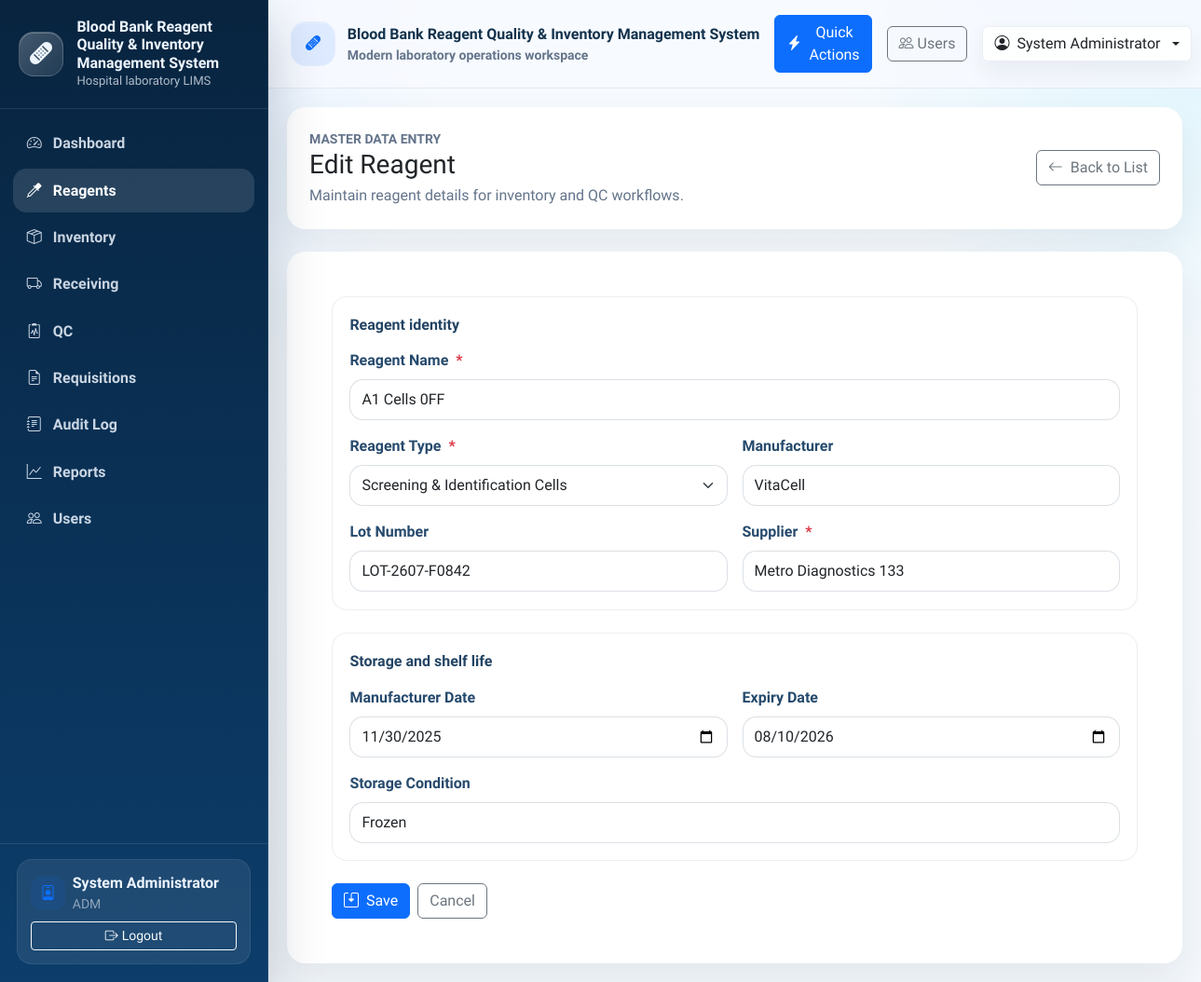
Page /reagents/edit/13 (signed in) on the committed database.
### tables this page shows
CREATE TABLE User (
    user_id INTEGER PRIMARY KEY AUTOINCREMENT,
    username TEXT NOT NULL UNIQUE,
    password_hash TEXT NOT NULL,
    full_name TEXT NOT NULL,
    email TEXT UNIQUE,
    role TEXT NOT NULL DEFAULT 'staff',
    is_active INTEGER NOT NULL DEFAULT 1 CHECK (is_active IN (0, 1)),
    created_at TEXT NOT NULL DEFAULT CURRENT_TIMESTAMP,
    updated_at TEXT
);

CREATE TABLE Reagent (
    reagent_id INTEGER PRIMARY KEY AUTOINCREMENT,
    reagent_code TEXT NOT NULL UNIQUE,
    reagent_name TEXT NOT NULL,
    supplier_id INTEGER,
    manufacturer TEXT,
    category TEXT,
    unit_of_measure TEXT NOT NULL,
    storage_condition TEXT,
    critical_level INTEGER NOT NULL DEFAULT 0,
    is_active INTEGER NOT NULL DEFAULT 1 CHECK (is_active IN (0, 1)),
    created_at TEXT NOT NULL DEFAULT CURRENT_TIMESTAMP,
    updated_at TEXT, reagent_type TEXT, lot_number TEXT, manufacturer_date TEXT, expiry_date TEXT, supplier TEXT, minimum_level REAL NOT NULL DEFAULT 0,
    FOREIGN KEY (supplier_id) REFERENCES Supplier(supplier_id)
        ON UPDATE CASCADE
        ON DELETE SET NULL
);

### controller.py (the view, shortened to what this page needs)
    @app.route("/reagents/edit/<int:reagent_id>", methods=("GET", "POST"))
    @login_required
    @role_required("ADM")
    def reagent_edit(reagent_id):
        reagent = model.get_reagent(reagent_id)
        if reagent is None:
            flash("Reagent not found.", "warning")
            return redirect(url_for("reagent_list"))
        form = ReagentForm()
        form.reagent_type.choices = reagent_type_choices(reagent["reagent_type"])
        if request.method == "GET":
            form.reagent_name.data = reagent["reagent_name"]
            form.reagent_type.data = reagent["reagent_type"]
            form.manufacturer.data = reagent["manufacturer"]
            form.lot_number.data = reagent["lot_number"]
            form.manufacturer_date.data = date.fromisoformat(reagent["manufacturer_date"]) if reagent["manufacturer_date"] else None
            form.expiry_date.data = date.fromisoformat(reagent["expiry_date"]) if reagent["expiry_date"] else None
            form.storage_condition.data = reagent["storage_condition"]
            form.supplier.data = reagent["supplier"]
        return view.render_reagent_form(form=form, form_title="Edit Reagent")

### templates/reagents/form.html (shortened to what this page needs)
{% extends "base.html" %}
{% import "_macros.html" as ui %}
{% block content %}
<div class="row justify-content-center">
  <div class="col-12 col-xxl-10">
    <div class="card border-0 mb-4">
      <div class="card-body p-4">
        <div class="d-flex flex-column flex-md-row justify-content-between align-items-md-center gap-3">
          <div>
            <div class="small text-uppercase text-muted fw-semibold">Master data entry</div>
            <h1 class="h3 mb-1">{{ form_title }}</h1>
            <p class="text-muted mb-0">Maintain reagent details for inventory and QC workflows.</p>
          </div>
          <a class="btn btn-outline-secondary" href="{{ url_for('reagent_list') }}">
            <i class="bi bi-arrow-left me-2"></i>Back to List
          </a>
        </div>
      </div>
    </div>
    <div class="card border-0">
      <div class="card-body p-4 p-lg-5">
        <form method="post" novalidate>
          <div class="form-section mb-4">
            <div class="form-section-title">Reagent identity</div>
            <div class="row g-3">
              {{ ui.render_field(form.reagent_name, wrapper_class="col-12", placeholder="Enter reagent name") }}
              {{ ui.render_select(form.reagent_type, wrapper_class="col-md-6") }}
              {{ ui.render_field(form.manufacturer, wrapper_class="col-md-6", placeholder="Manufacturer") }}
              {{ ui.render_field(form.lot_number, wrapper_class="col-md-6", placeholder="Lot number") }}
              {{ ui.render_field(form.supplier, wrapper_class="col-md-6", placeholder="Supplier name") }}
            </div>
          </div>
          <div class="form-section mb-4">
            <div class="form-section-title">Storage and shelf life</div>
            <div class="row g-3">
              {{ ui.render_date(form.manufacturer_date, wrapper_class="col-md-6") }}
              {{ ui.render_date(form.expiry_date, wrapper_class="col-md-6") }}
              {{ ui.render_field(form.storage_condition, wrapper_class="col-12", placeholder="Storage condition") }}
            </div>
          </div>
          <div class="d-flex flex-wrap gap-2">
            <button type="submit" class="btn btn-primary">
              <i class="bi bi-save2 me-2"></i>Save
            </button>
            <a class="btn btn-outline-secondary" href="{{ url_for('reagent_list') }}">Cancel</a>
          </div>
        </form>
      </div>
    </div>
  </div>
</div>
{% endblock %}

### templates/base.html (shortened to what this page needs)
<!doctype html>
<html lang="en">
<head>
  <link href="https://cdn.jsdelivr.net/npm/bootstrap@5.3.3/dist/css/bootstrap.min.css" rel="stylesheet">
  <link href="https://cdn.jsdelivr.net/npm/bootstrap-icons@1.11.3/font/bootstrap-icons.min.css" rel="stylesheet">
  <link href="https://cdn.datatables.net/1.13.8/css/dataTables.bootstrap5.min.css" rel="stylesheet">
  <link href="https://cdn.datatables.net/buttons/2.4.2/css/buttons.bootstrap5.min.css" rel="stylesheet">
  <link href="{{ url_for('static', filename='css/app.css') }}" rel="stylesheet">
</head>
<body class="app-shell">
  {% include "navbar.html" %}
  <div class="app-main">
    <header class="topbar">
      <div class="topbar-inner container-fluid py-3 px-3 px-lg-4 d-flex align-items-center justify-content-between gap-3">
        <div class="d-flex align-items-center gap-3 min-w-0">
          <div class="topbar-title min-w-0">
            <div class="brand-mark bg-soft-primary">
              <i class="bi bi-bandaid-fill"></i>
            </div>
            <div class="min-w-0">
              <div class="text-truncate">Blood Bank Reagent Quality & Inventory Management System</div>
              <div class="small text-muted">Modern laboratory operations workspace</div>
            </div>
          </div>
        </div>
        <div class="d-flex align-items-center gap-2 gap-lg-3">
          {% if g.user %}
            <button class="btn btn-primary d-none d-md-inline-flex align-items-center gap-2" data-bs-toggle="modal" data-bs-target="#quickActionsModal">
              <i class="bi bi-lightning-charge-fill"></i>
              Quick Actions
            </button>
            {% if g.user.role == 'ADM' %}
              <a class="btn btn-outline-secondary d-none d-md-inline-flex" href="{{ url_for('register') }}">
                <i class="bi bi-people me-1"></i>Users
              </a>
            {% endif %}
            <div class="dropdown">
              <button class="btn user-chip dropdown-toggle d-flex align-items-center gap-2" data-bs-toggle="dropdown" aria-expanded="false">
                <i class="bi bi-person-circle"></i>
                <span class="d-none d-md-inline">{{ g.user.full_name or g.user.username }}</span>
              </button>
            </div>
          {% else %}
            <a class="btn btn-outline-primary" href="{{ url_for('login') }}">
              <i class="bi bi-box-arrow-in-right me-1"></i>Login
            </a>
          {% endif %}
        </div>
      </div>
    </header>
    <main class="content">
      {% block content %}{% endblock %}
    </main>
  </div>
  <div class="toast-container position-fixed top-0 end-0 p-3">
  </div>
</body>
</html>

### templates/_macros.html (shortened to what this page needs)
{% macro render_field(field, wrapper_class="col-12", input_class="form-control", field_type="text", placeholder="", help_text="", step="") -%}
<div class="{{ wrapper_class }}">
  <label for="{{ field.id }}" class="form-label fw-semibold">
    {{ field.label.text }}
    {% if field.flags.required %}<span class="text-danger ms-1">*</span>{% endif %}
  </label>
  {% if step %}
    {{ field(
      class=(input_class ~ (' is-invalid' if field.errors else '')),
      id=field.id,
      type=field_type,
      placeholder=placeholder,
      step=step,
      required=field.flags.required
    ) }}
  {% else %}
    {{ field(
      class=(input_class ~ (' is-invalid' if field.errors else '')),
      id=field.id,
      type=field_type,
      placeholder=placeholder,
      required=field.flags.required
    ) }}
  {% endif %}
</div>
{%- endmacro %}
{% macro render_select(field, wrapper_class="col-12", help_text="") -%}
<div class="{{ wrapper_class }}">
  <label for="{{ field.id }}" class="form-label fw-semibold">
    {{ field.label.text }}
    {% if field.flags.required %}<span class="text-danger ms-1">*</span>{% endif %}
  </label>
  {{ field(
    class=('form-select' ~ (' is-invalid' if field.errors else '')),
    id=field.id,
    required=field.flags.required
  ) }}
</div>
{%- endmacro %}
{% macro render_date(field, wrapper_class="col-md-6", help_text="") -%}
  {{ render_field(field, wrapper_class=wrapper_class, field_type="date", help_text=help_text) }}
{%- endmacro %}

### templates/navbar.html (shortened to what this page needs)
{% set nav_items = [
  ('dashboard', 'Dashboard', 'bi-speedometer2', 'dashboard'),
  ('reagent_list', 'Reagents', 'bi-eyedropper', 'reagent'),
  ('inventory_list', 'Inventory', 'bi-box-seam', 'inventory'),
  ('receiving_list', 'Receiving', 'bi-truck', 'receiving'),
  ('qc_list', 'QC', 'bi-clipboard2-pulse', 'qc'),
  ('request_history', 'Requisitions', 'bi-file-earmark-text', 'request'),
  ('audit_log', 'Audit Log', 'bi-journal-text', 'audit'),
  ('reports', 'Reports', 'bi-graph-up', 'reports'),
] %}
<aside class="sidebar d-none d-lg-flex">
  <div class="sidebar-brand">
    <div class="brand-mark">
      <i class="bi bi-bandaid-fill fs-4"></i>
    </div>
    <div>
      <div class="brand-title">Blood Bank Reagent Quality & Inventory Management System</div>
      <div class="brand-subtitle">Hospital laboratory LIMS</div>
    </div>
  </div>
  <nav class="sidebar-nav nav flex-column">
    <a class="nav-link {% if request.endpoint == 'dashboard' %}active{% endif %}" href="{{ url_for('dashboard') }}">
      <i class="bi bi-speedometer2"></i>
      <span>Dashboard</span>
    </a>
    {% if g.user %}
      {% for endpoint, label, icon, token in nav_items[1:] %}
        {% if endpoint != 'audit_log' or g.user.role in ['SUP', 'ADM'] %}
        <a class="nav-link {% if token in (request.endpoint or '') %}active{% endif %}" href="{{ url_for(endpoint) }}">
          <i class="bi {{ icon }}"></i>
          <span>{{ label }}</span>
        </a>
        {% endif %}
      {% endfor %}
      {% if g.user.role == 'ADM' %}
        <a class="nav-link {% if request.endpoint == 'register' %}active{% endif %}" href="{{ url_for('register') }}">
          <i class="bi bi-people"></i>
          <span>Users</span>
        </a>
      {% endif %}
    {% else %}
      <a class="nav-link {% if request.endpoint == 'login' %}active{% endif %}" href="{{ url_for('login') }}">
        <i class="bi bi-box-arrow-in-right"></i>
        <span>Login</span>
      </a>
    {% endif %}
  </nav>
  <div class="sidebar-footer">
    {% if g.user %}
      <div class="sidebar-user">
        <div class="d-flex align-items-center gap-2 mb-2">
          <div class="activity-dot bg-soft-primary">
            <i class="bi bi-person-badge"></i>
          </div>
          <div class="min-w-0">
            <div class="fw-semibold text-truncate">{{ g.user.full_name or g.user.username }}</div>
            <div class="small text-white-50 text-uppercase">{{ g.user.role or 'staff' }}</div>
          </div>
        </div>
        <a class="btn btn-outline-light btn-sm w-100" href="{{ url_for('logout') }}">
          <i class="bi bi-box-arrow-right me-1"></i>Logout
        </a>
      </div>
    {% else %}
      <div class="small text-white-50">
        Public dashboard access is available. Sign in to manage records.
      </div>
    {% endif %}
  </div>
</aside>

### rows in the picture
User: user "System Administrator", user "ADM"
Reagent: reagent_name "A1 Cells 0FF", reagent_type "Screening & Identification Cells", manufacturer "VitaCell", lot_number "LOT-2607-F0842", supplier "Metro Diagnostics 133", manufacturer_date "11/30/2025", expiry_date "08/10/2026", storage_condition "Frozen"

### other values in the picture
{{ label }} "Reagents" "Inventory" "Receiving" "QC" "Requisitions" "Audit Log" "Reports"
{{ field.label.text }} "Reagent Name Manufacturer Lot Number Supplier Manufacturer Date Expiry Date Storage Condition"
{{ field.label.text }} "Reagent Type"
